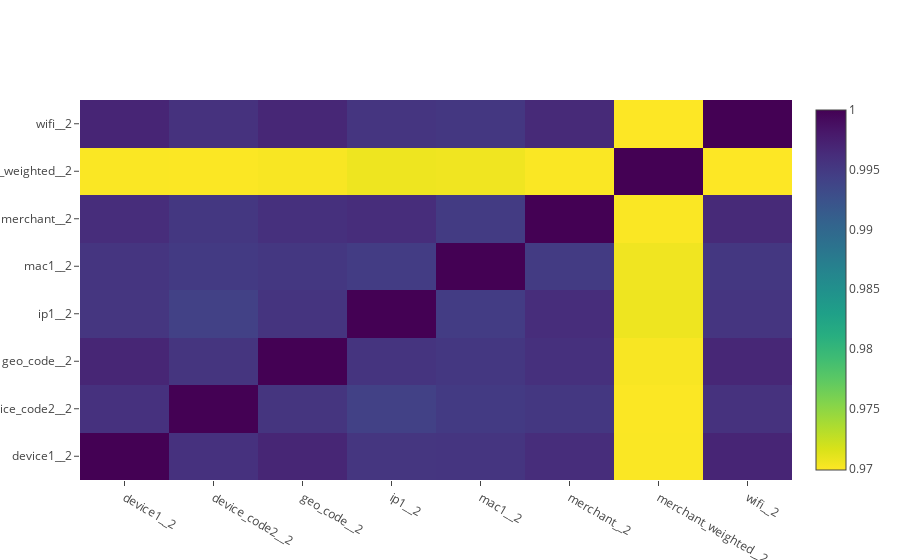

Notebook cell for this chart:
### Code cell
import seaborn as sns
import matplotlib.pyplot as plt
%matplotlib inline

import plotly.offline as py
py.init_notebook_mode(connected=True)
import plotly.graph_objs as go
import plotly.tools as tls
base_predictions_train_folder3 = base_predictions_train[[ c for c in base_predictions_train.columns if "_2" in c] ]
dataplt = [
    go.Heatmap(
        z= base_predictions_train_folder3.astype(float).corr().values ,
        x=base_predictions_train_folder3.columns.values,
        y= base_predictions_train_folder3.columns.values,
          colorscale='Viridis',
            showscale=True,
            reversescale = True
    )
]
py.iplot(dataplt, filename='labelled-heatmap')

### Figure 1 — Plotly figure (JSON) as saved in the notebook; plotly's stock layout.template omitted (floating-point values rounded to 4 significant figures)
{"data": [{"colorscale": "Viridis", "reversescale": true, "showscale": true, "type": "heatmap", "uid": "dd0b1ce6-574f-44b2-9491-056daabef338", "x": ["device1__2", "device_code2__2", "geo_code__2", "ip1__2", "mac1__2", "merchant__2", "merchant_weighted__2", "wifi__2"], "y": ["device1__2", "device_code2__2", "geo_code__2", "ip1__2", "mac1__2", "merchant__2", "merchant_weighted__2", "wifi__2"], "z": [[1, 0.9958, 0.9969, 0.9953, 0.9954, 0.9962, 0.97, 0.9969], [0.9958, 1, 0.9955, 0.9943, 0.9949, 0.9952, 0.9699, 0.9958], [0.9969, 0.9955, 1, 0.9955, 0.9952, 0.9959, 0.9701, 0.9967], [0.9953, 0.9943, 0.9955, 1, 0.9947, 0.9962, 0.9706, 0.9954], [0.9954, 0.9949, 0.9952, 0.9947, 1, 0.9948, 0.9705, 0.9952], [0.9962, 0.9952, 0.9959, 0.9962, 0.9948, 1, 0.97, 0.9965], [0.97, 0.9699, 0.9701, 0.9706, 0.9705, 0.97, 1, 0.9699], [0.9969, 0.9958, 0.9967, 0.9954, 0.9952, 0.9965, 0.9699, 1]]}], "layout": {}}
